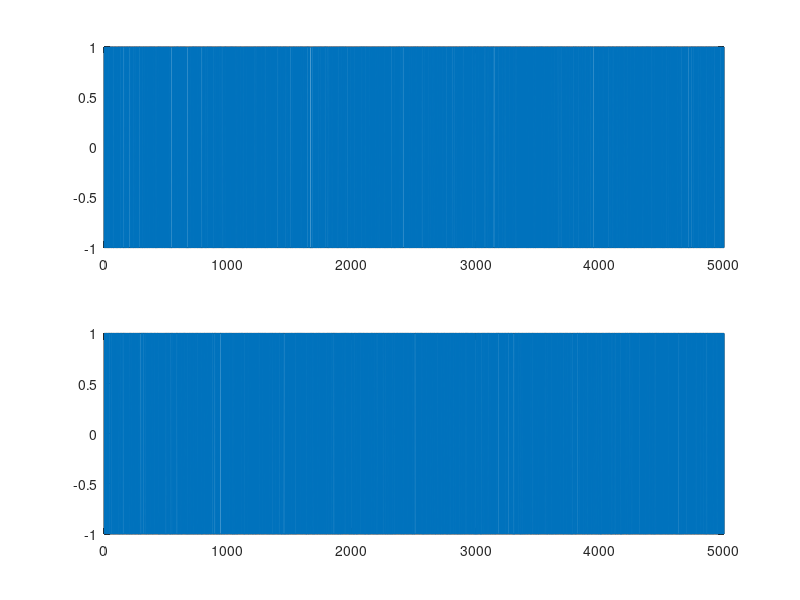

Write MATLAB code to recreate this figure. (Note: this script raises an error after producing the figure.)
close all;
clear all;

Fe = 24000;     % Fréquence d'échantillonnage
fp = 2000;      % Fréquence de la porteuse
Rb = 3000;      % Débit binaire
N_bits = 10000;   % Nombre de bits transmis
Tb = 1/Rb;      % Période de transmission d'un bit
Te = 1/Fe;      % Période d'échantillonnage 
Ns = fix(Tb/Te);    % Facteur de suréchantillonnage
n0 = 1;
% Choix du rapport signal à bruit par bit souhaité à l entrée du récepteur
ensemble_R = linspace(0.001, 6, 10);
ensemble_TEB_exp = zeros(1, length(ensemble_R));

bits = randi([0, 1], 1 , N_bits);   % bits d'information à transmettre 
L = 10;
bits2 = bits;
bits2(bits == 0) = -1;
m1 = bits2(1:2:N_bits);
m2 = bits2(2:2:N_bits);

figure;
subplot(2,1,1);
plot(m1);
subplot(2,1,2);
plot(m2);

m = m1 + m2 * 1i;

%% Créer la réponse impulsionnelle avec des symboles binaires à moyenne nulle.

M = 4;
Rs3 = Rb / log2(M);
Ts3 = 1/Rs3;
Ns3 = fix(Fe/Rs3);
alpha = 0.35;
h = rcosdesign(alpha, L, Ns3, 'sqrt');
kron_cos = kron(m, [1 zeros(1,Ns3 - 1)]);

retard = Ns3*L/2;
kron_cos = [kron_cos, kron_cos(1:retard)]; % Gestion du retard

signal_sortie = filter(h, 1, kron_cos);

signal_sortie = signal_sortie(retard+1:length(signal_sortie));

t = linspace(0, N_bits/Rb, N_bits*Ns3/2);
x = real(signal_sortie .* exp(2i*pi*fp*t));

%% Calcul et affichage des DSP en quadrature et en phase

% Calcul
m1bis = filter(h, 1, m1);
m2bis = filter(h, 1, m2);

[DSP1, F1] = pwelch(m1bis, [], [], [], Fe, 'twosided');
[DSP2, F2] = pwelch(m2bis, [], [], [], Fe, 'twosided');
Freq1 = linspace(-Fe/2, Fe/2, length(F1));
Freq2 = linspace(-Fe/2, Fe/2, length(F2));

% Affichage
figure;
subplot(2,1,1);
semilogy(Freq1,fftshift(DSP1),'LineWidth',2);
xlabel("Fréquence en hertz (Hz)");
ylabel("DSP du signal");
title("Tracé de la densité spectrale du signal sur la voie en phase");

subplot(2,1,2);
semilogy(Freq2,fftshift(DSP2),'LineWidth',2);
xlabel("Fréquence en hertz (Hz)");
ylabel("DSP du signal");
title("Tracé de la densité spectrale du signal sur la voie en quadrature");

%% Affichage du signal en sortie x et de sa DSP

figure;
plot(t, x);

[DSPx, Fx] = pwelch(x, [], [], [], Fe, 'twosided');
Freqx = linspace(-Fe/2, Fe/2, length(Fx));

figure;
semilogy(Freqx,fftshift(DSPx),'LineWidth',2);
xlabel("Fréquence en hertz (Hz)");
ylabel("DSP du signal");
title("Tracé de la densité spectrale du signal transmis sur la fréquence porteuse");




%% Passage par le canal 

N = 99; 
i = 1; % Indice de parcours
for R = ensemble_R 
    Px = mean(abs(x).^2);
    sigma = sqrt(Px*Ns3/(2*log2(M)*10^(R/10)));
    bruit = sigma * randn(1, length(x));
    %bruit = 0;  % A modifier si on veut du bruit
    x_bruit = x + bruit;
    
    %% Démodulateur
    
    xi = 2*cos(2*pi*fp*t).*x_bruit;
    xq = 2*sin(2*pi*fp*t).*x_bruit;
    
    x_dem = xi -xq*1i;
    
    x_dem = [x_dem, x_dem(1:retard)]; % Gestion du retard
    signal_sortie = filter(h, 1, x_dem);
    signal_sortie = signal_sortie(retard+1:length(signal_sortie));
    
    Mat = reshape(signal_sortie, Ns3, length(signal_sortie)/Ns3);
 
    reception =  Mat(n0,:); 
    
    reel = real(reception);
    im = imag(reception);
    
    %On vérifie le signe de reel ou de im pour savoir si c'est 0 ou 1
    
    im(im > 0) = 1; 
    im(im <= 0) = 0;
    
    reel(reel > 0) = 1;
    reel(reel <= 0) = 0;
    
    bits_reception = zeros(1, N_bits);
    bits_reception(1:2:N_bits) = reel;
    bits_reception(2:2:N_bits) = im;

    erreur = (bits_reception == bits);
    % Calcul du taux d'erreur binaire pour une valeur de Eb/n0
    Taux_erreur = 1-mean(erreur);
    ensemble_TEB_exp(i) = Taux_erreur;
    i = i + 1;
end 

figure;
plot(Mat);

scatterplot(reception);
TEB = 2*qfunc(sqrt(2*log2(M)*10.^(ensemble_R/10))*sin(pi/M))/log2(M);

figure;
semilogy(ensemble_R, ensemble_TEB_exp,'LineWidth',2);
hold on
semilogy(ensemble_R, TEB,'LineWidth',2);
hold off
